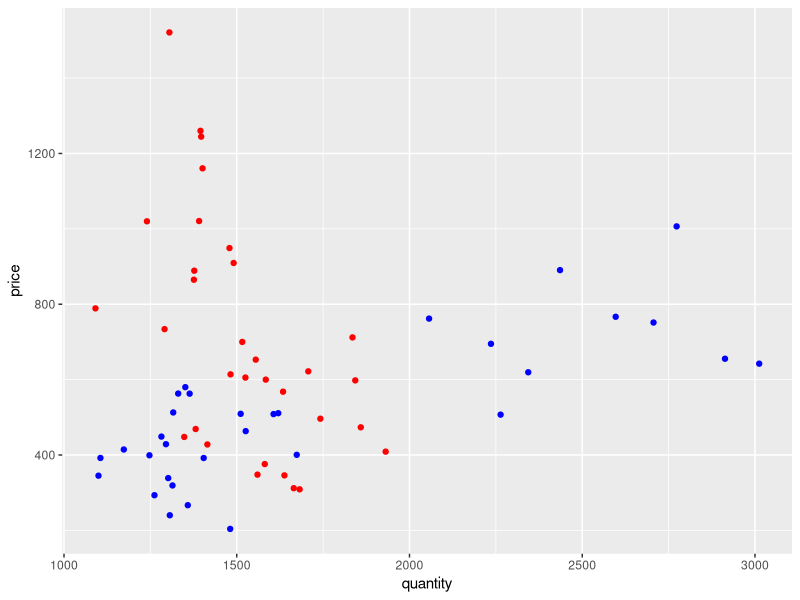
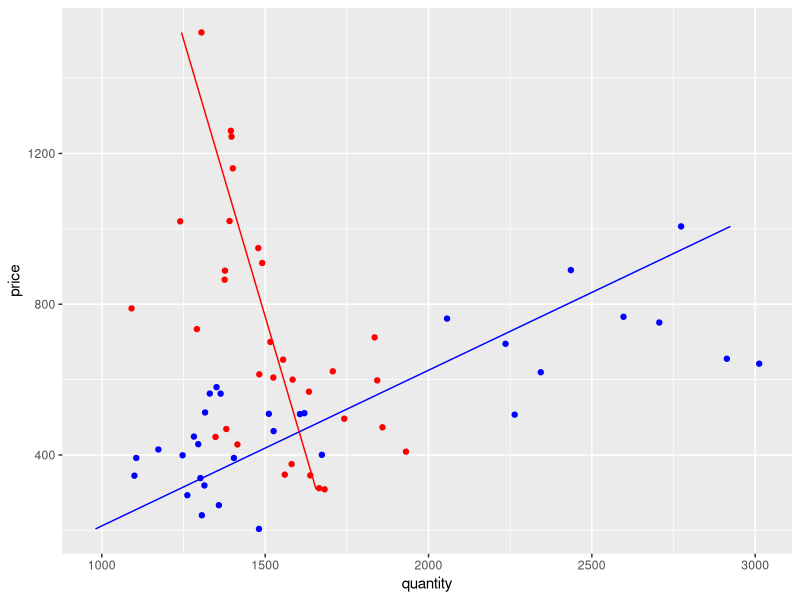
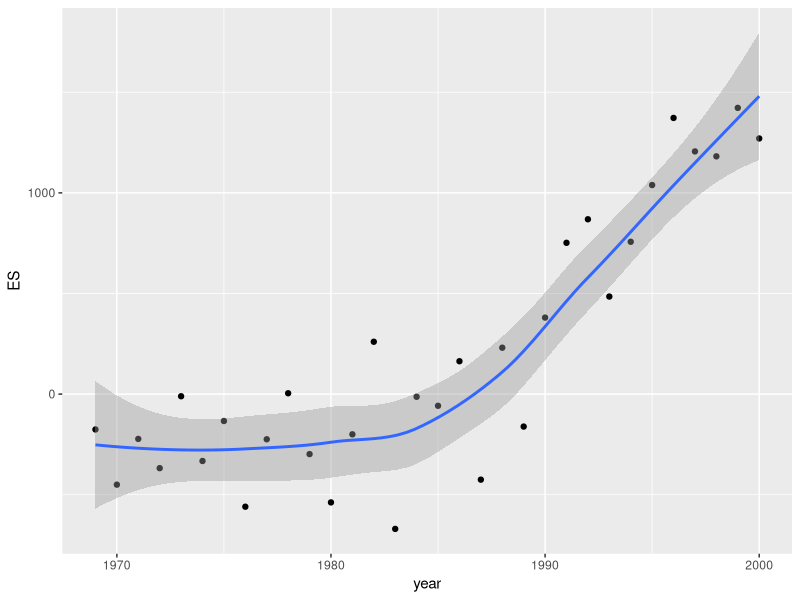

Recreate these plots in R, in order.
# Problem 14: Econometric specification of a PE model
# 
# The excel sheet 14_apple trade model.xlsx contains an example of how statistically (econometrically) 
# the functional forms of supply and demand have been specified for a country. Use these functions to solve the following problems:

# a) What are equilibrium price and market quantity in autarky (remember: supply=demand)?
# b) From the data we see, that the country has developed over time to a (small) exporting country: 
#    write down the formula for the excess supply function and calculate its functional values.
# c) If the international apple price is 600 LCU/ton and there are no market distortion measures: 
#    what are the production, consumption and exporting quantity when it opens up to trade?


library("ggplot2")

# set environment and load data table
setwd("c://Users/himics/Desktop/applied_trade/appliedtt-ss2014/")
x <- read.table(file="prob12_data.txt", header=TRUE)

# supply and demand functions are simple linear models
supply <- lm(prod_p~price, data=x)
demand <- lm(cons~price_r, data=x)

# draw a plot with the relationships
p <- ggplot(x)
p + geom_point(aes(x=prod_p, y=price), color="blue") + geom_point(aes(x=cons, y=price_r), color="red") + xlab("quantity") + ylab("price")

# another plot with the fitted values
x$fitted_supply <- supply$fitted.values
x$fitted_demand <- demand$fitted.values
p <- ggplot(x)
p + geom_point(aes(x=prod_p, y=price), color="blue") + 
  geom_point(aes(x=cons, y=price_r), color="red") + geom_line(aes(x=fitted_supply, y=price), color="blue") + 
  geom_line(aes(x=fitted_demand, y=price_r), color="red") + xlab("quantity") + ylab("price")


# find the intersetion where supply=demand
# solve it as a system of equations:   
#    slope_supply * price_supply - quantity_supply = - intercept_supply    (1)
#    slope_demand * price_demand - quantity_demand = - intercept_demand    (2)
A <- array(c(coef(supply)[2],coef(demand)[2],-1,-1), c(2,2))
b <- c(-coef(supply)[1],-coef(demand)[1])
price_eq <- solve(A,b)[1]
quantity_eq <- solve(A,b)[2]


# The excess supply is simply the difference between supply and demand:
x$ES  <-  x$prod_p - x$cons
# Have a look at how it evolved over time:
p <- ggplot(x, aes(x=year, y=ES))
p+geom_point()+geom_smooth()


# c) simply use the estimated linear equations above and substitute the price...


